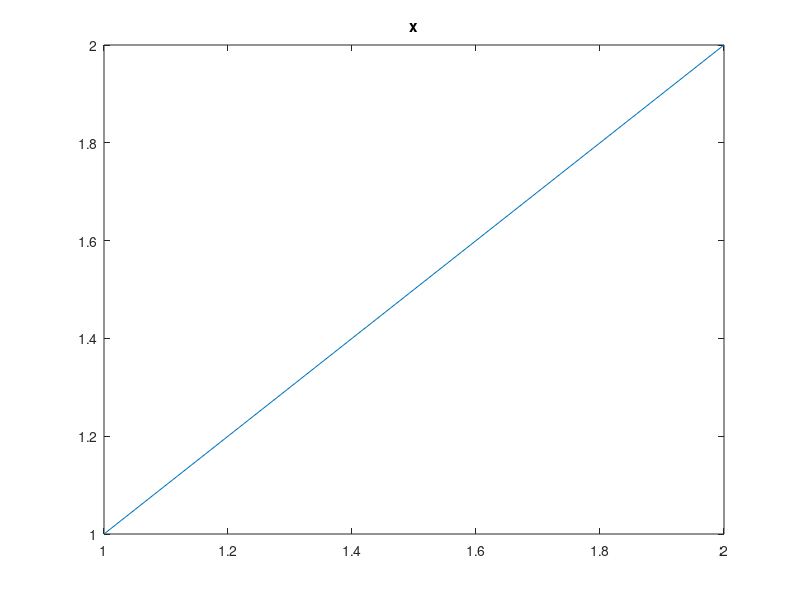

Write the MATLAB code that produced this figure.
function ok = can_plot()
%CAN_PLOT  True if figures can be created and printed here (MATLAB normally;
%   headless Octave often cannot render text and returns false).
persistent cached
if ~isempty(cached), ok = cached; return; end
ok = false;
try
    f = figure('Visible', 'off');
    plot(1:2, 1:2);  title('x');
    tmp = [tempname() '.png'];
    print(f, tmp, '-dpng');
    close(f);
    ok = exist(tmp, 'file') == 2;
    if ok, delete(tmp); end
catch
    try, close all; catch, end %#ok<NOCOM>
end
cached = ok;
end
